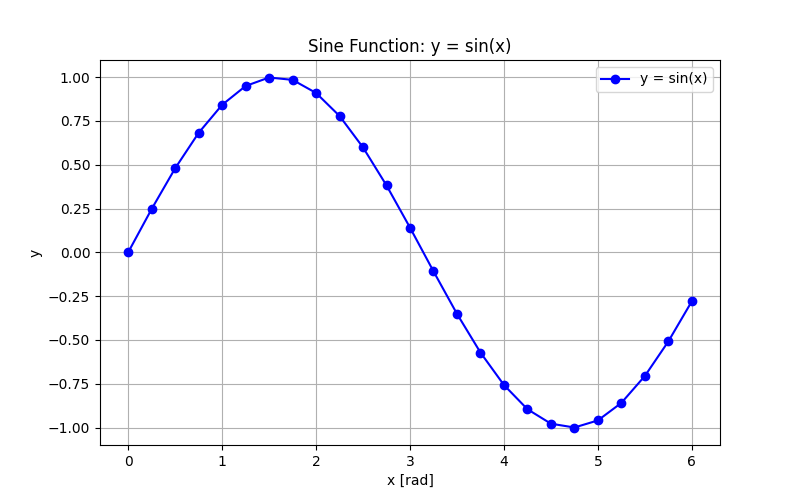

Reproduce this figure in Python.
import sys
import numpy as np
import pandas as pd
import matplotlib.pyplot as plt


def create_graph(input_csv: str = "graph.csv", output_png: str = "graph.png") -> None:
    """Read x and y columns from a CSV file and save a plot as a PNG image."""
    data = pd.read_csv(input_csv)
    x = np.array(data["x"])
    y = np.array(data["y"])

    plt.figure(figsize=(8, 5))
    plt.plot(x, y, marker="o", linestyle="-", color="b", label="y = sin(x)")
    plt.title("Sine Function: y = sin(x)")
    plt.xlabel("x [rad]")
    plt.ylabel("y")
    plt.grid(True)
    plt.legend()

    plt.savefig(output_png)
    plt.show()


def main(argv: list[str]) -> None:
    """Parse command-line arguments and generate the graph."""
    args = [arg for arg in argv[1:] if not arg.startswith("-") and not arg.endswith(".json")]
    input_csv = args[0] if len(args) > 0 else "graph.csv"
    output_png = args[1] if len(args) > 1 else "graph.png"
    create_graph(input_csv, output_png)


if __name__ == "__main__":
    main(sys.argv)
